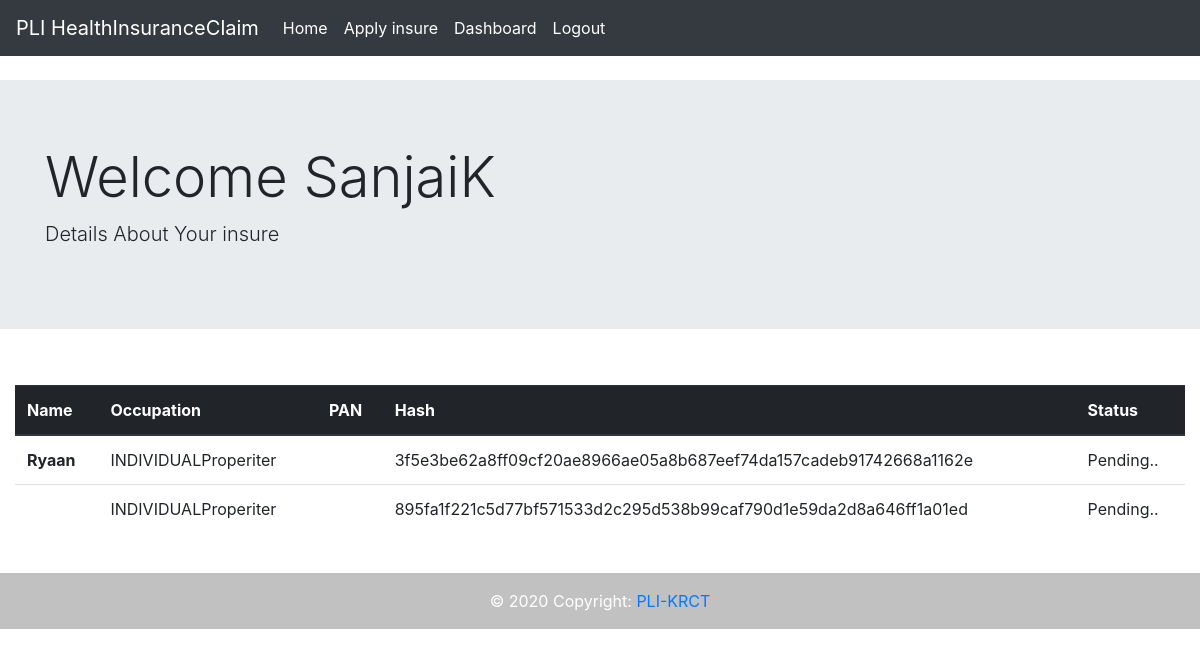
Page /dash/ (signed in) on the committed database.
### core/models.py (models this page shows, shortened)
class Profile(models.Model):
    user = models.ForeignKey(User, on_delete=models.CASCADE)
    name = models.CharField(max_length=255,blank=True)
    roll = models.CharField(default='insure',max_length=255)
    email = models.EmailField()
    created = models.DateField(auto_now_add=True)

class Insure(models.Model):
    user = models.ForeignKey(User, on_delete=models.CASCADE)
    name = models.CharField(max_length=255,blank=True)
    adhar = models.CharField(max_length=255,blank=True)
    adhar_mobile = models.CharField(max_length=255,blank=True)
    email = models.CharField(max_length=255,blank=True)
    dob = models.CharField(max_length=255,blank=True)
    father_name = models.CharField(max_length=255,blank=True)
    mother_name = models.CharField(max_length=255,blank=True)
    address = models.CharField(max_length=255,blank=True)
    status = models.CharField(max_length=255,blank=True)
    spouse = models.CharField(max_length=255,blank=True)
    qulification = models.CharField(max_length=255,blank=True)
    pob = models.CharField(max_length=255,blank=True)
    pan = models.CharField(max_length=255,blank=True)
    occupation = models.CharField(max_length=255,blank=True)
    AIncome = models.CharField(max_length=255,blank=True)
    Employer = models.CharField(blank=True,max_length=255)
    service = models.CharField(max_length=255,blank=True)
    new_hash = models.CharField(max_length=500,default='')
    created = models.DateField(auto_now_add=True)
    app_status = models.CharField(max_length=255,default='Pending')
    class Meta:
        ordering = ['-id']

### core/views.py (the view)
# urls.py: path("dash/",Dashboard,name='dash'),
@login_required()
def Dashboard(request):
    context = {}
    profile = Profile.objects.filter(user=request.user)
    if len(profile)!=0:
        profile = profile[0]
        context['profile'] = profile
        if profile.roll == 'insure':
            context['datas'] = Insure.objects.filter(user=request.user)
        else:
            context['provider'] = Provider.objects.filter(user=request.user)
            context['datas'] = Insure.objects.all()
    else:
        context['datas'] = []
        context['profile'] = []
        context['provider'] = []
    return render(request, 'dash.html',context)

### templates/dash.html (shortened to what this page needs)
{% extends 'index.html' %}
{% block root %}
<br>
<div class="jumbotron jumbotron-fluid">
    <div class="container">
      <h1 class="display-4">Welcome {{user.username}}</h1>
      <p class="lead">Details About Your {{profile.roll}}</p>
    </div>
  </div>
  <br>
  <div class="container-fluid">
    <table class="table">
        <thead class="thead-dark">
          <tr>
            <th scope="col">Name</th>
            <th scope="col">Occupation</th>
            <th scope="col">PAN</th>
            <th scope="col">Hash</th>
            <th scope="col">Status</th>
          </tr>
        </thead>
        <tbody>
            {% for i in datas %}
          <tr>
            <th scope="row">{{i.name}}</th>
            <td>{{i.occupation}}</td>
            <td>{{i.pan}}</td>
            <td>{{i.new_hash | truncatewords:2 }}</td>
            <td>{{i.app_status}}..</td>
          </tr>
          {% endfor %}
        </tbody>
      </table>
</div>
<br>
{% endblock %}

### templates/index.html (shortened to what this page needs)
<!DOCTYPE html>
<html lang="en">
<head>
  <link rel="stylesheet" href="https://cdn.jsdelivr.net/npm/bootstrap@4.0.0/dist/css/bootstrap.min.css">
</head>
<body>
  <nav class="navbar navbar-expand-lg navbar-dark bg-dark">
    <a class="navbar-brand" href="#">PLI HealthInsuranceClaim</a>
    <div class="collapse navbar-collapse" id="navbarNavDropdown">
      <ul class="navbar-nav">
        <li class="nav-item active">
          <a class="nav-link" href="/">Home <span class="sr-only">(current)</span></a>
        </li>
        {% if user.is_authenticated %}
          {% if profile.roll == 'insure' %}
          <li class="nav-item active">
            <a class="nav-link" href="{% url 'ins' %}">Apply insure</a>
          </li>
          {% else %}
          <li class="nav-item active">
            <a class="nav-link" href="{% url 'provider' %}">Provider</a>
          </li>
        {% endif %}
        <li class="nav-item active">
          <a class="nav-link" href="{% url 'dash' %}">Dashboard</a>
        </li>
        <li class="nav-item active">
          <a class="nav-link" href="{% url 'logout' %}">Logout</a>
        </li>
        {% else %}
        <li class="nav-item active">
          <a class="nav-link" href="{% url 'login' %}">Login</a>
        </li>
        {% endif %}
      </ul>
    </div>
  </nav>
  {%  block root %}{% endblock %}
<footer class="text-center text-white" style="background-color: #f1f1f1;">
  <div class="text-lite text-white p-3" style="background-color: rgba(0, 0, 0, 0.2);">
    © 2020 Copyright:
    <a class="text-lite" href="/">PLI-KRCT</a>
  </div>
</footer>
</body>
</html>

### rows in the picture
Profile: roll "insure"
Insure: name "Ryaan", occupation "INDIVIDUALProperiter", new_hash "3f5e3be62a8ff09cf20ae8966ae05a8b687eef74da157cadeb91742668a1162e", app_status "Pending"
Insure: occupation "INDIVIDUALProperiter", new_hash "895fa1f221c5d77bf571533d2c295d538b99caf790d1e59da2d8a646ff1a01ed", app_status "Pending"

### other values in the picture
{{ user.username }} "SanjaiK"
